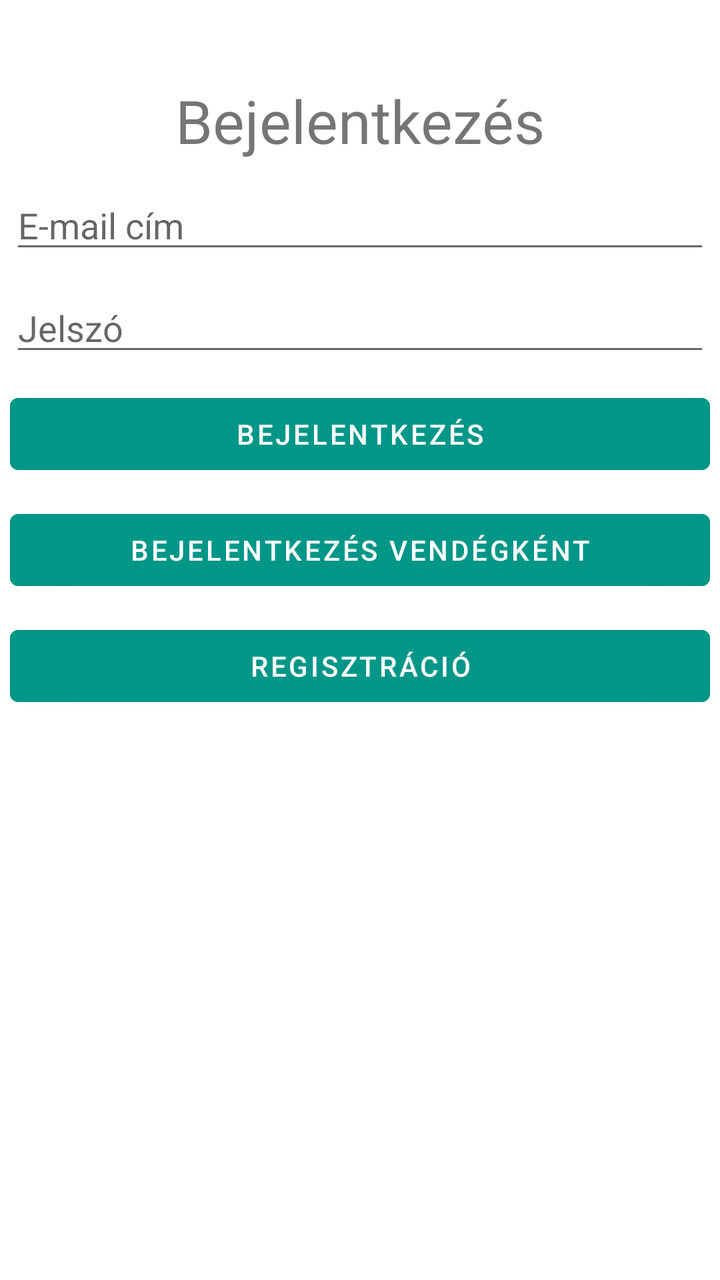
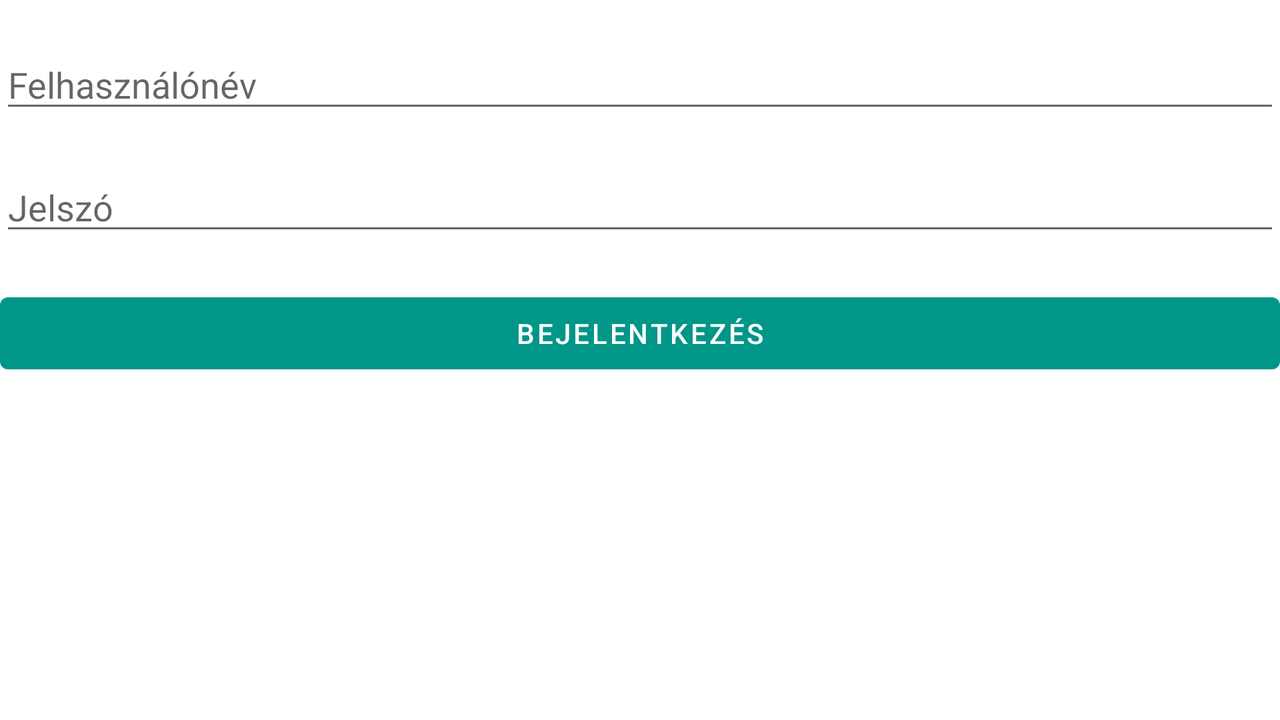

One screen, two layout resources from the same app: the default and the repository's alternative for another configuration. Each is rendered where Android would select it; the XML of both is given below.
<!-- AndroidManifest.xml: application theme Theme.Webshop -->
<!-- res/layout/activity_main.xml -->
<?xml version="1.0" encoding="utf-8"?>
<androidx.constraintlayout.widget.ConstraintLayout
    xmlns:android="http://schemas.android.com/apk/res/android"
    xmlns:app="http://schemas.android.com/apk/res-auto"
    xmlns:tools="http://schemas.android.com/tools"
    android:id="@+id/main"
    android:layout_width="match_parent"
    android:layout_height="match_parent"
    tools:context=".MainActivity">

    <TextView
        android:id="@+id/loginTextView"
        android:layout_width="wrap_content"
        android:layout_height="wrap_content"
        android:layout_marginTop="40dp"
        android:text="@string/login"
        android:textSize="30sp"
        app:layout_constraintBottom_toTopOf="@+id/editTextUserName"
        app:layout_constraintEnd_toEndOf="parent"
        app:layout_constraintStart_toStartOf="parent"
        app:layout_constraintTop_toTopOf="parent" />

    <EditText
        android:id="@+id/editTextUserName"
        android:layout_width="350dp"
        android:layout_height="wrap_content"
        android:layout_marginTop="@dimen/spacer"
        android:ems="10"
        android:hint="@string/email"
        android:inputType="textEmailAddress"
        app:layout_constraintBottom_toTopOf="@+id/editTextPassword"
        app:layout_constraintEnd_toEndOf="parent"
        app:layout_constraintStart_toStartOf="parent"
        app:layout_constraintTop_toBottomOf="@+id/loginTextView"
        app:layout_constraintVertical_chainStyle="spread_inside" />

    <EditText
        android:id="@+id/editTextPassword"
        android:layout_width="350dp"
        android:layout_height="wrap_content"
        android:layout_marginTop="@dimen/spacer"
        android:ems="10"
        android:hint="@string/password"
        android:inputType="textPassword"
        app:layout_constraintBottom_toTopOf="@+id/loginButton"
        app:layout_constraintEnd_toEndOf="parent"
        app:layout_constraintStart_toStartOf="parent"
        app:layout_constraintTop_toBottomOf="@+id/editTextUserName" />

    <Button
        android:id="@+id/loginButton"
        android:layout_width="350dp"
        android:layout_height="wrap_content"
        android:layout_marginTop="@dimen/spacer"
        android:onClick="login"
        android:text="@string/login"
        app:layout_constraintEnd_toEndOf="parent"
        app:layout_constraintStart_toStartOf="parent"
        app:layout_constraintTop_toBottomOf="@+id/editTextPassword" />

    <Button
        android:id="@+id/guestLoginButton"
        android:layout_width="350dp"
        android:layout_height="wrap_content"
        android:layout_marginTop="@dimen/spacer"
        android:onClick="loginAsGuest"
        android:text="@string/guestlogin"
        app:layout_constraintBottom_toTopOf="@+id/registerButton"
        app:layout_constraintEnd_toEndOf="parent"
        app:layout_constraintStart_toStartOf="parent"
        app:layout_constraintTop_toBottomOf="@+id/loginButton" />

    <Button
        android:id="@+id/registerButton"
        android:layout_width="350dp"
        android:layout_height="wrap_content"
        android:layout_marginTop="@dimen/spacer"
        android:onClick="register"
        android:text="@string/registration"
        app:layout_constraintEnd_toEndOf="parent"
        app:layout_constraintStart_toStartOf="parent"
        app:layout_constraintTop_toBottomOf="@+id/guestLoginButton" />
</androidx.constraintlayout.widget.ConstraintLayout>
<!-- resources referenced by this layout -->
<resources>
  <dimen name="spacer">10dp</dimen>
  <string name="email">E-mail cím</string>
  <string name="guestlogin">Bejelentkezés vendégként</string>
  <string name="login">Bejelentkezés</string>
  <string name="password">Jelszó</string>
  <string name="registration">Regisztráció</string>
  <style name="Theme.Webshop" parent="Base.Theme.Webshop" />
  <style name="Base.Theme.Webshop" parent="Theme.MaterialComponents.DayNight.DarkActionBar">
          <item name="colorPrimary">#009688</item>
          <item name="colorPrimaryVariant">#00796B</item>
          <item name="colorOnPrimary">#FFFFFF</item>
  
          <item name="colorSecondary">#FFEB3B</item>
          <item name="colorSecondaryVariant">#FBC02D</item>
          <item name="colorOnSecondary">#000000</item>
  
          <item name="backgroundColor">#FFFFFF</item>
          <item name="colorSurface">#FFFFFF</item>
          <item name="colorError">#FF0000</item>
      </style>
</resources>
<!-- res/layout-land/activity_main.xml (the repository's variant of the layout above) -->
<!-- drawn on the phone turned sideways -->
<?xml version="1.0" encoding="utf-8"?>
<LinearLayout
    xmlns:android="http://schemas.android.com/apk/res/android"
    xmlns:app="http://schemas.android.com/apk/res-auto"
    xmlns:tools="http://schemas.android.com/tools"
    android:id="@+id/main"
    android:layout_width="match_parent"
    android:layout_height="match_parent"
    android:orientation="vertical"
    tools:context=".MainActivity">

    
    <EditText
        android:id="@+id/editTextUserName"
        android:layout_width="match_parent"
        android:layout_height="wrap_content"
        android:ems="10"
        android:hint="@string/name"
        android:inputType="text"
        android:layout_marginTop="20dp"
        tools:layout_editor_absoluteX="0dp" />

    <EditText
        android:id="@+id/editTextPassword"
        android:layout_width="match_parent"
        android:layout_height="wrap_content"
        android:ems="10"
        android:hint="@string/password"
        android:inputType="textPassword"
        android:layout_marginTop="20dp"
        tools:layout_editor_absoluteX="0dp" />

    <Button
        android:id="@+id/loginButton"
        android:layout_width="match_parent"
        android:layout_height="wrap_content"
        android:text="@string/login"
        android:onClick="login"
        android:layout_marginTop="20dp" />
</LinearLayout>
<!-- resources referenced by the variant -->
<!-- as the phone turned sideways resolves them -->
<resources>
  <string name="login">Bejelentkezés</string>
  <string name="name">Felhasználónév</string>
  <string name="password">Jelszó</string>
  <style name="Theme.Webshop" parent="Base.Theme.Webshop" />
  <style name="Base.Theme.Webshop" parent="Theme.MaterialComponents.DayNight.DarkActionBar">
          <item name="colorPrimary">#009688</item>
          <item name="colorPrimaryVariant">#00796B</item>
          <item name="colorOnPrimary">#FFFFFF</item>
  
          <item name="colorSecondary">#FFEB3B</item>
          <item name="colorSecondaryVariant">#FBC02D</item>
          <item name="colorOnSecondary">#000000</item>
  
          <item name="backgroundColor">#FFFFFF</item>
          <item name="colorSurface">#FFFFFF</item>
          <item name="colorError">#FF0000</item>
      </style>
</resources>
